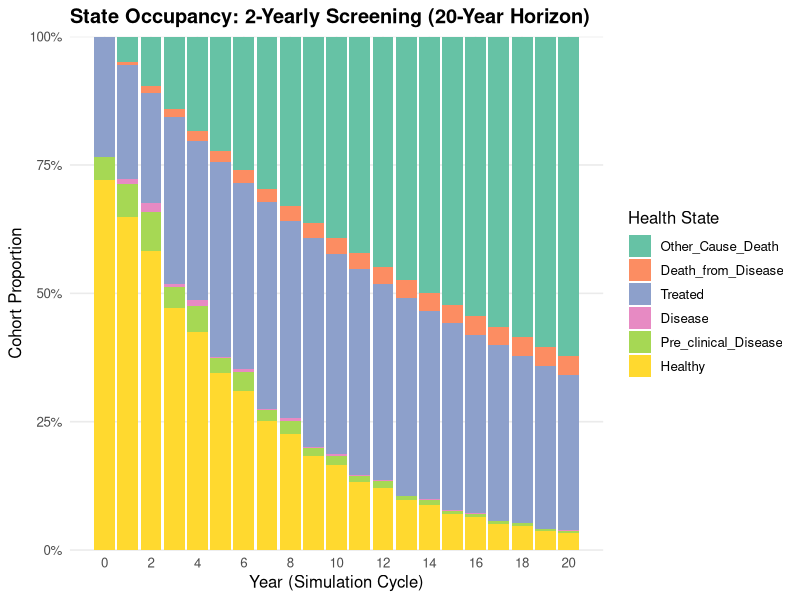
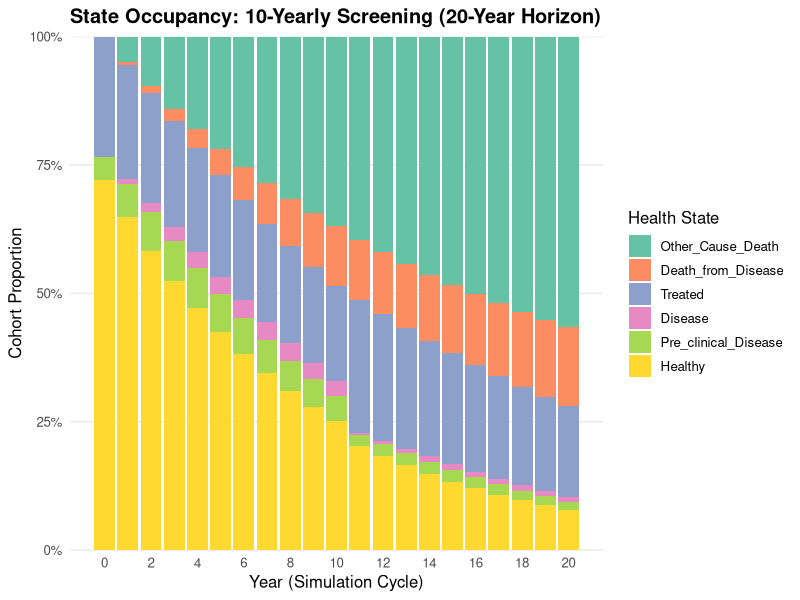
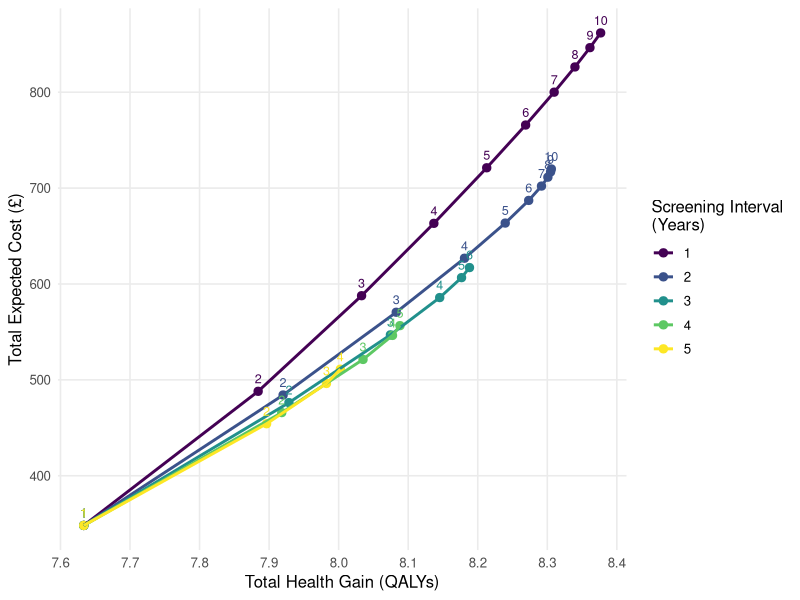
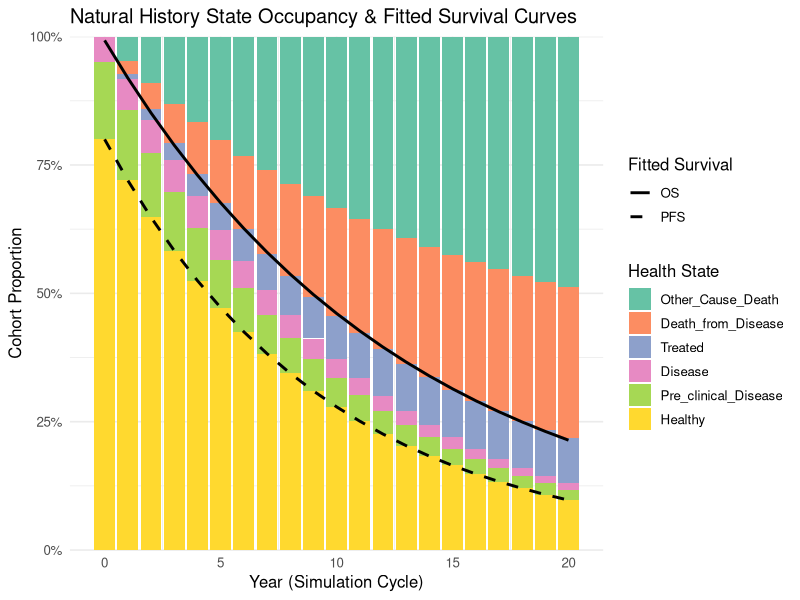

The R script that drew these images, in order:
## ---- chunk 1
# Create a generic function for printing model objects
printModel <- function(x, ...) {
  UseMethod("printModel")
}

# Method for class "MarkovModel"
printModel.MarkovModel <- function(x, ...) {
  cat(
    "A Markov model with states:", 
    paste(x$states, collapse = ", "), "\n")
}

# Method for class "DiseaseModel"
printModel.DiseaseModel <- function(x, ...) {
  cat(
    "Disease model states:", 
    paste(x$states, collapse = " -> "), "\n")
}

# Define an object of class "MarkovModel"
x1 <- list(states = c("Healthy", "Sick", "Dead"))
class(x1) <- "MarkovModel"

# Define an object of class "DiseaseModel"
x2 <- list(states = c("Mild", "Severe", "Death"))
class(x2) <- "DiseaseModel"

# Call generic function ---

# Dispatches to printModel.MarkovModel
printModel(x1)

# Dispatches to printModel.DiseaseModel
printModel(x2)
## ---- chunk 2
DecisionTree <- function(data, disc_rate = 0.035) {
  structure(
    list(data = data,
         discount_rate = disc_rate,
         start_cycle   = 0),
    class = c("DecisionTree", "Model"))
}

MarkovModel <- function(trans_matrix, 
                        costs, utils, 
                        init_probs = NULL, 
                        mapping = NULL, 
                        n_cycles = 2, 
                        disc_rate = 0.035) {
  structure(
    list(
      trans_matrix  = trans_matrix,
      cost_vector   = costs,
      util_vector   = utils,
      init_probs    = init_probs,
      mapping       = mapping,
      n_cycles      = n_cycles,
      discount_rate = disc_rate,
      start_cycle   = 0
    ),
    class = c("MarkovModel", "Model")
  )
}
## ---- chunk 3
CombinedModel <- function(...) {
  structure(list(...), 
            class = c("CombinedModel", "Model"))
}
## ---- chunk 4
run_model <- function(model, ...) {
  UseMethod("run_model")
}

update_model <- function(model, result) {
  UseMethod("update_model")
}
## ---- chunk 5
run_model.MarkovModel <- function(model, ...) {
  out <- markov_model(
    start_pop     = model$init_probs,
    trans_mat     = model$trans_matrix,
    cost_vec      = model$cost_vector,
    util_vec      = model$util_vector,
    n_cycles      = model$n_cycles,
    discount_rate = model$discount_rate,
    start_cycle   = model$start_cycle
  )
  
  list(
    expected_cost = out$expected_cost,
    expected_eff  = out$expected_eff,
    terminal      = out$final_state,
    trace         = out$trace,
    time_elapsed  = model$n_cycles
  )
}

run_model.DecisionTree <- function(model, ...) {
  path <- calculate_pathways(model$data)
  
  rate <- model$discount_rate
  cycle <- model$start_cycle
  
  discount_factor <- 1 / (1 + rate)^cycle
  
  list(
    expected_cost = sum(path$prob * path$cost) * discount_factor,
    expected_eff  = sum(path$prob * path$eff) * discount_factor,
    path_results  = path,
    time_elapsed  = 0
  )
}
## ---- chunk 6
update_model.MarkovModel <- function(model, prev_result) {
  if (!is.null(prev_result$path_results) && !is.null(model$mapping)) {
    all_nm <- colnames(model$trans_matrix)
    new_init <- setNames(rep(0, length(all_nm)), all_nm)
    
    paths <- prev_result$path_results
    paths$state <- model$mapping[paths$terminal_node]
    
    # Sum the probabilities for each state
    for (s in unique(paths$state)) {
      new_init[s] <- sum(paths$prob[paths$state == s])
    }
    
    model$init_probs <- new_init
  }
  model
}

update_model.DecisionTree <- function(model, prev_result) {
  if (!is.null(prev_result$terminal)) {
    end_states <- prev_result$terminal
    tree <- model$data
    root_idx <- which(
      tree$from == "root" & 
        tree$to %in% names(end_states))
    tree$prob[root_idx] <- end_states[tree$to[root_idx]]
    model$data <- tree
  }
  model
}
## ---- chunk 7
run_model.CombinedModel <- function(model, ...) {
  results <- list()
  current_time <- 0  # initialise internal clock
  
  for (i in seq_along(model)) {
    curr_model <- model[[i]]
    
    # stamps model with current time
    curr_model$start_cycle <- current_time
    
    if (i > 1) {
      curr_model <- update_model(curr_model, results[[i - 1]])
    }

    res <- run_model(curr_model)
    results[[i]] <- res
    
    # advance clock using self-reported elapsed time
    current_time <- current_time + res$time_elapsed
  }
  results
}
## ---- chunk 8
# Define the grid of parameters
time_horizon <- 20
t_between_screens <- 1:10
num_screens <- 1:10
# t_between_screens <- c(2, 5, 10, 15, 20)
# num_screens <- c(1, 2, 3, 4, 5, 10)
# Set your new discount rate
discount_rate <- 0.035
## ---- chunk 9
#| label: fig-code-input-dt
#| fig-cap: "Decision tree input specification in R."

decision_tree <- tibble::tribble(
  ~from,                  ~to,                    ~prob, ~cost, ~eff,
  "root",                 "Healthy",              0.80,      0,    0,
  "root",                 "Pre_clinical_Disease", 0.15,      0,    0,  # Markov model
  "root",                 "Disease",              0.05,      0,    0,  # state 
  "root",                 "Treated",              0.00,      0,    0,  # distribution
  "root",                 "Death_from_Disease",   0.00,      0,    0,  
  "root",                 "Other_Cause_Death",    0.00,      0,    0,
  "Healthy",              "FP",                   0.10,    200,    0,  # False Positive
  "Healthy",              "TN",                   0.90,     50,    0,  # True Negative
  "Pre_clinical_Disease", "TP_Preclinical",       0.70,    200,    0,  # True Positive
  "Pre_clinical_Disease", "FN_Preclinical",       0.30,     50,    0,  # False Negative
  "Disease",              "TP_Disease",           1.00,    200,    0,  # True Positive
  "Disease",              "FN_Disease",           0.00,     50,    0   # False Negative
)
## ---- chunk 10
#| label: fig-code-input-mm
#| fig-cap: "Markov model annual transition probability matrix input specification in R."

states <- c(
  "Healthy", "Pre_clinical_Disease", "Disease", "Treated", "Death_from_Disease", 
  "Other_Cause_Death")

trans_mat <- matrix(
  c(
    #    H     P     D     T     DD    OCD
    0.90, 0.05, 0.00, 0.00, 0.00, 0.05, # Healthy (H)
    0.00, 0.65, 0.20, 0.00, 0.10, 0.05, # Pre-clinical Disease (P)
    0.00, 0.00, 0.60, 0.20, 0.20, 0.00, # Clinical Disease (D)
    0.00, 0.00, 0.00, 0.95, 0.00, 0.05, # Treated (T)
    0.00, 0.00, 0.00, 0.00, 1.00, 0.00, # Death from Disease (DD) - Absorbing
    0.00, 0.00, 0.00, 0.00, 0.00, 1.00  # Other-Cause Death (OCD) - Absorbing
  ),
  nrow = 6, byrow = TRUE,
  dimnames = list(from = states, 
                  to = states)
)
## ---- chunk 11
cost_vec <- c(
  Healthy              = 0,
  Pre_clinical_Disease = 0,
  Disease              = 0,
  Treated              = 100,
  Death_from_Disease   = 0,
  Other_Cause_Death    = 0
)

util_vec <- c(
  Healthy              = 1.0,
  Pre_clinical_Disease = 0.8,
  Disease              = 0.5,
  Treated              = 0.9,
  Death_from_Disease   = 0.0,
  Other_Cause_Death    = 0.0
)

# Cohort distribution for natural history
init_pop <- c(
  Healthy              = 1.0,
  Pre_clinical_Disease = 0.0,
  Disease              = 0.0,
  Treated              = 0.0,
  Death_from_Disease   = 0.0,
  Other_Cause_Death    = 0.0
)
## ---- chunk 12
mapping <- c(
  FP                 = "Treated",
  TN                 = "Healthy",
  TP_Preclinical     = "Treated",
  FN_Preclinical     = "Pre_clinical_Disease",
  TP_Disease         = "Treated",
  FN_Disease         = "Disease",
  Death_from_Disease = "Death_from_Disease",
  Other_Cause_Death  = "Other_Cause_Death",
  Treated            = "Treated"
)
## ---- chunk 13
#| echo: false

markov_model <- function(start_pop,
                         trans_mat,
                         cost_vec,
                         util_vec,
                         n_cycles = 2,
                         discount_rate = 0.035,
                         start_cycle = 0) {
  n_states <- ncol(trans_mat)
  s_names  <- colnames(trans_mat)
  
  if (is.null(names(start_pop))) {
    names(start_pop) <- s_names
  }
  
  # trace matrix has n_cycles + 1 rows (baseline + n transitions)
  trace <- matrix(NA, nrow = n_cycles + 1, ncol = n_states, 
                  dimnames = list(paste0("cycle_", 0:n_cycles), s_names))
  trace[1, ] <- start_pop
  
  for (t in 1:n_cycles) {
    trace[t + 1, ] <- trace[t, ] %*% trans_mat
  }
  
  # Apply continuous discounting for the true elapsed time (t=1 to t=n)
  times <- (start_cycle + 1):(start_cycle + n_cycles)
  disc_vec <- 1 / (1 + discount_rate)^times
  
  # Exclude baseline row (trace[1,]) from reward accumulation
  cycle_costs <- (trace[-1, , drop = FALSE] %*% cost_vec)[, 1] * disc_vec
  cycle_qalys <- (trace[-1, , drop = FALSE] %*% util_vec)[, 1] * disc_vec
  
  list(
    trace         = trace,
    final_state   = setNames(as.numeric(trace[n_cycles + 1, ]), s_names),
    expected_cost = sum(cycle_costs),
    expected_eff  = sum(cycle_qalys)
  )
}
## ---- chunk 14
#| echo: false

calculate_pathways <- function(tree_data) {
  # If passed a DecisionTree S3 object directly, unwrap its data
  if (inherits(tree_data, "DecisionTree")) {
    tree_data <- tree_data$data
  }
  
  # Traverse recursive/tabular pathways from 'root' to terminal leaves
  find_branches <- function(current_node, current_prob, current_cost, current_eff, path) {
    children <- tree_data[tree_data$from == current_node, ]
    if (nrow(children) == 0) {
      return(data.frame(
        path          = paste(path, collapse = " -> "),
        terminal_node = current_node,
        prob          = current_prob,
        cost          = current_cost,
        eff           = current_eff,
        stringsAsFactors = FALSE
      ))
    }
    
    res <- lapply(seq_len(nrow(children)), function(i) {
      row <- children[i, ]
      find_branches(
        current_node = row$to,
        current_prob = current_prob * row$prob,
        current_cost = current_cost + row$cost,
        current_eff  = current_eff + row$eff,
        path         = c(path, row$to)
      )
    })
    do.call(rbind, res)
  }
  
  find_branches("root", 1, 0, 0, "root")
}
## ---- chunk 15
#| echo: false

get_costs <- function(x, ...) {
  UseMethod("get_costs")
}

get_effects <- function(x, ...) {
  UseMethod("get_effects")
}

get_costs.output_CombinedModel <- function(x, ...) {
  sum(unlist(lapply(x, \(elem) elem$expected_cost)), na.rm = TRUE)
}

get_effects.output_CombinedModel <- function(x, ...) {
  sum(unlist(lapply(x, \(elem) elem$expected_eff)), na.rm = TRUE)
}

# Fallback default in case the list was not tagged with the S3 class
get_costs.default <- function(x, ...) {
  if (is.list(x)) sum(unlist(lapply(x, \(elem) elem$expected_cost)), na.rm = TRUE) else as.numeric(x)
}

get_effects.default <- function(x, ...) {
  if (is.list(x)) sum(unlist(lapply(x, \(elem) elem$expected_eff)), na.rm = TRUE) else as.numeric(x)
}
## ---- chunk 16
# Loop through scenarios and execute the unified framework

all_results <- list()
dt <- DecisionTree(decision_tree, disc_rate = discount_rate)

for (t_val in t_between_screens) {
  mm_scenario <- 
    MarkovModel(trans_matrix = trans_mat,
                costs = cost_vec,
                utils = util_vec,
                init_probs = init_pop,
                mapping = mapping,
                n_cycles = t_val,
                disc_rate = discount_rate)
  
  for (n_scr in num_screens) {
    total_time <- n_scr * t_val
    
    # Filter out impossible combinations that
    # exceed the 20-year time horizon
    if (total_time > time_horizon) next
    
    submodels <- rep(list(dt, mm_scenario), n_scr)
    n_models <- length(submodels)
    
    t_remain <- time_horizon - total_time
    if (t_remain > 0) {
      submodels[[n_models]]$n_cycles <- t_val + t_remain
    }
    
    screening_model <- do.call(CombinedModel, args = submodels)
    
    results_scenario <- run_model(screening_model)
    
    result_label <- paste0("t_between_", t_val, "_screens_", n_scr)
    
    all_results[[result_label]] <- list(
      t_between_screens = t_val,
      num_screens       = n_scr,
      results           = results_scenario
    )
  }
}
## ---- chunk 17
#| label: fig-occupy-combined
#| fig-cap: "State occupancy plots comparing 2-year and 10-year screening intervals."
#| fig-subcap: 
#|   - "2-yearly screening (10 rounds, 20-year horizon)"
#|   - "10-yearly screening (2 rounds, 20-year horizon)"
#| layout-ncol: 1
#| fig-width: 8
#| fig-height: 4.5
#| echo: false

library(ggplot2)

get_occupancy_trace <- function(combined_result) {
  # 1. Extract elements that contain a trace matrix (works with or without S3 class tag)
  mm_outputs <- Filter(function(x) !is.null(x$trace), combined_result)
  
  if (length(mm_outputs) == 0) {
    stop("No Markov model traces found in the supplied result object. Please check run_model output.")
  }
  
  # 2. Stitch trace matrices (drop duplicate cycle 0 from subsequent screening intervals)
  trace_list <- lapply(seq_along(mm_outputs), function(i) {
    tr <- mm_outputs[[i]]$trace
    if (i > 1) tr[-1, , drop = FALSE] else tr
  })
  
  full_matrix <- do.call(rbind, trace_list)
  
  # 3. Format as tidy tibble
  dplyr::as_tibble(full_matrix) |>
    dplyr::mutate(year = seq(0, nrow(full_matrix) - 1)) |>
    tidyr::pivot_longer(
      cols      = -year,
      names_to  = "state",
      values_to = "occupancy"
    ) |>
    dplyr::mutate(
      state     = factor(state, levels = states),
      rev_state = factor(state, levels = rev(states))
    )
}

plot_occupancy <- function(trace_data, title_text) {
  ggplot(trace_data, aes(x = year, y = occupancy, fill = rev_state)) +
    geom_col(position = "stack", width = 0.9) +
    scale_y_continuous(labels = scales::percent_format(accuracy = 1), expand = c(0, 0)) +
    scale_x_continuous(breaks = seq(0, 20, by = 2)) +
    scale_fill_brewer(palette = "Set2", name = "Health State") +
    labs(
      title = title_text,
      x     = "Year (Simulation Cycle)",
      y     = "Cohort Proportion"
    ) +
    theme_minimal(base_size = 12) +
    theme(
      legend.position = "right",
      panel.grid.minor = element_blank(),
      plot.title = element_text(face = "bold")
    )
}

trace_2y  <- get_occupancy_trace(all_results[["t_between_2_screens_10"]]$results)
trace_10y <- get_occupancy_trace(all_results[["t_between_10_screens_2"]]$results)

plot_occupancy(trace_2y,  "State Occupancy: 2-Yearly Screening (20-Year Horizon)")
plot_occupancy(trace_10y, "State Occupancy: 10-Yearly Screening (20-Year Horizon)")
## ---- chunk 18
#| label: fig-ce-plot
#| fig-cap: "Cost-effectiveness plot for screening intervals of 1 to 5 years, with all screening episodes numbered."
#| fig-width: 8
#| fig-height: 5
#| echo: false

# 1. Build the data and filter for intervals 1 through 5
ce_data <- dplyr::tibble(
  t_interval = factor(vapply(all_results, \(x) x$t_between_screens, numeric(1))),
  n_screens  = vapply(all_results, \(x) x$num_screens, numeric(1)),
  cost       = vapply(all_results, \(x) get_costs(x$results), numeric(1)),
  qalys      = vapply(all_results, \(x) get_effects(x$results), numeric(1))
) |> 
  dplyr::filter(t_interval %in% as.character(1:5))

ggplot(ce_data, aes(x = qalys, y = cost, color = t_interval, group = t_interval)) +
  geom_point(size = 2.5) +
  geom_path(linewidth = 1) +
  # 2. Number every point by passing the default data
  geom_text(aes(label = n_screens), vjust = -0.8, size = 3.2, show.legend = FALSE) +
  scale_color_viridis_d(name = "Screening Interval\n(Years)") +
  scale_x_continuous(breaks = scales::pretty_breaks(n = 8)) +
  labs(
    x = "Total Health Gain (QALYs)",
    y = "Total Expected Cost (£)"
  ) +
  theme_minimal(base_size = 12) +
  theme(
    panel.grid.minor = element_blank(),
    plot.title       = element_text(face = "bold"),
    legend.position  = "right"
  )
## ---- chunk 19
#| label: fig-natural-history
#| fig-cap: "Natural history state occupancy with fitted PartSA survival curves (PFS and OS)."
#| fig-width: 8
#| fig-height: 5
#| echo: false

# 1. Natural History Analysis
init_nh <- c(
  Healthy              = 0.80,
  Pre_clinical_Disease = 0.15,
  Disease              = 0.05,
  Treated              = 0.00,
  Death_from_Disease   = 0.00,
  Other_Cause_Death    = 0.00
)

mm_nh <- MarkovModel(
  trans_matrix = trans_mat,
  costs        = cost_vec,
  utils        = util_vec,
  init_probs   = init_nh,
  mapping      = mapping,
  n_cycles     = 20,
  disc_rate    = discount_rate
)
res_nh <- run_model(mm_nh)
trace_nh <- res_nh$trace

# 2. Extract PFS and OS
time_seq <- 0:20
pfs_trace <- trace_nh[, "Healthy"]
os_trace <- 1 - (trace_nh[, "Death_from_Disease"] + trace_nh[, "Other_Cause_Death"])

# 3. Fit exponential models using log-linear regression to avoid non-convergence on exact fits
pfs_df <- data.frame(t = time_seq, prop = as.numeric(pfs_trace))
os_df  <- data.frame(t = time_seq, prop = as.numeric(os_trace))

fit_pfs_lm <- lm(log(prop) ~ t, data = pfs_df)
fit_os_lm  <- lm(log(prop) ~ t, data = os_df)

a_pfs <- exp(coef(fit_pfs_lm)[["(Intercept)"]])
b_pfs <- -coef(fit_pfs_lm)[["t"]]
a_os  <- exp(coef(fit_os_lm)[["(Intercept)"]])
b_os  <- -coef(fit_os_lm)[["t"]]

# Define survival functions for PartSA
fit_pfs <- function(t) a_pfs * exp(-b_pfs * t)
fit_os  <- function(t) a_os  * exp(-b_os * t)

# 4. Plot Natural History with Fitted Curves
trace_long <- as.data.frame(trace_nh) |>
  dplyr::mutate(t = time_seq) |>
  tidyr::pivot_longer(cols = -t, names_to = "state", values_to = "occupancy") |>
  dplyr::mutate(
    state = factor(state, levels = states),
    rev_state = factor(state, levels = rev(states))
  )

fit_df <- data.frame(
  t = time_seq,
  PFS = fit_pfs(time_seq),
  OS = fit_os(time_seq)
)

ggplot2::ggplot() +
  ggplot2::geom_col(data = trace_long, ggplot2::aes(x = t, y = occupancy, fill = rev_state), width = 0.9) +
  ggplot2::geom_line(data = fit_df, ggplot2::aes(x = t, y = PFS, linetype = "PFS"), linewidth = 1) +
  ggplot2::geom_line(data = fit_df, ggplot2::aes(x = t, y = OS, linetype = "OS"), linewidth = 1) +
  ggplot2::scale_fill_brewer(palette = "Set2", name = "Health State") +
  ggplot2::scale_linetype_manual(name = "Fitted Survival", values = c("PFS" = "dashed", "OS" = "solid")) +
  ggplot2::scale_y_continuous(labels = scales::percent_format(accuracy = 1), expand = c(0, 0)) +
  ggplot2::labs(
    title = "Natural History State Occupancy & Fitted Survival Curves",
    x = "Year (Simulation Cycle)",
    y = "Cohort Proportion"
  ) +
  ggplot2::theme_minimal(base_size = 12) +
  ggplot2::theme(legend.position = "right")
## ---- chunk 20
#| echo: false

run_partsa_engine <- function(pfs_fit, os_fit, weights, horizon) {
  # Calculate simple area under the curve (AUC) for time in states
  t <- seq(0, horizon, by = 1)
  auc_pfs <- sum(pfs_fit(t))
  auc_os  <- sum(os_fit(t))
  
  time_pf   <- auc_pfs
  time_pd   <- auc_os - auc_pfs
  time_dead <- horizon - auc_os
  
  # Map PartSA states to the 6 Markov states
  # PFS -> Healthy (disease free)
  # PD -> Diseases
  # 1 - OS -> Death_from_Disease & Other_Cause_Death
  state_time <- c(
    Healthy              = time_pf,
    Pre_clinical_Disease = time_pd / 2,
    Disease              = time_pd / 2,
    Treated              = 0,
    Death_from_Disease   = time_dead / 2,
    Other_Cause_Death    = time_dead / 2
  )
  
  list(
    state_costs = state_time,
    state_qalys = state_time,
    mesh = cbind(PFS = pfs_fit(t), OS = os_fit(t))
  )
}

map_ps <- mapping
## ---- chunk 21
# constructor
PartSAModel <- function(surv_pfs, surv_os, cost_vector, 
                        qaly_vector, mapping = NA,
                        time_horizon = 10,
                        discount_rate = 0.035) {
  structure(
    list(
      surv_pfs     = surv_pfs,     # parametric survival curves
      surv_os      = surv_os,
      cost_vector  = cost_vector,
      qaly_vector  = qaly_vector,
      mapping      = mapping,      # links tree terminal nodes to baseline survival risk
      time_horizon = time_horizon,
      discount_rate = discount_rate
    ),
    class = c("PartSAModel", "Model")
  )
}
## ---- chunk 22
#' S3 update method: Ingests Decision Tree outputs
#' into PartSA baseline parameters
update_model.PartSAModel <- function(model, result) {
  model$baseline_weights <- rep(1, length(model$mapping))
  model
}
## ---- chunk 23
#' S3 runner method: Solves the area under the curves
run_model.PartSAModel <- function(model) {
  # Evaluate partitioned survival areas 
  # (PFS, OS - PFS, 1 - OS)
  out <- run_partsa_engine(
    pfs_fit    = model$surv_pfs, 
    os_fit     = model$surv_os, 
    weights    = model$baseline_weights,
    horizon    = model$time_horizon
  )
  
  structure(
    list(
      expected_cost = sum(out$state_costs * model$cost_vector),
      expected_eff  = sum(out$state_qalys * model$qaly_vector),
      survival_mesh = out$mesh
    ),
    class = c("output", class(model))
  )
}
## ---- chunk 24
# Swap Markov for PartSA
psm <- PartSAModel(surv_pfs = fit_pfs, surv_os = fit_os, 
                   cost_vector = cost_vec, qaly_vector = util_vec, 
                   mapping = map_ps)

screening_model <- CombinedModel(dt, psm)

# Identical orchestration call
res_screening_model <- run_model(screening_model)
## ---- chunk 25
# PBAC structural variant: models continuous PBS dynamic market-share erosion
MarkovModel_PBAC <- function(trans_matrix, costs, utils, 
                             erosion_rate = 0.05, mapping = NULL, ...) {
  mod <- MarkovModel(trans_matrix = trans_matrix, costs = costs, 
                     utils = utils, mapping = mapping, ...)
  mod$erosion_rate <- erosion_rate
  class(mod) <- c("MarkovModel_PBAC", class(mod))
  mod
}

# Specific S3 method dispatch: PBAC applies market-share price cuts over cycles
run_model.MarkovModel_PBAC <- function(model) {
  # Apply country-specific dynamic erosion adjustment before running
  model$cost_vector <- model$cost_vector * (1 - model$erosion_rate)
  
  # Delegate core execution to base Markov runner
  NextMethod("run_model")
}
